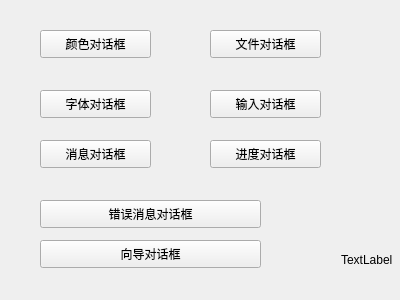
<?xml version="1.0" encoding="UTF-8"?>
<ui version="4.0">
 <class>MyWidget</class>
 <widget class="QWidget" name="MyWidget">
  <property name="geometry">
   <rect>
    <x>0</x>
    <y>0</y>
    <width>400</width>
    <height>300</height>
   </rect>
  </property>
  <property name="windowTitle">
   <string>MyWidget</string>
  </property>
  <widget class="QPushButton" name="pushButton">
   <property name="geometry">
    <rect>
     <x>40</x>
     <y>30</y>
     <width>111</width>
     <height>28</height>
    </rect>
   </property>
   <property name="text">
    <string>颜色对话框</string>
   </property>
  </widget>
  <widget class="QPushButton" name="pushButton_2">
   <property name="geometry">
    <rect>
     <x>210</x>
     <y>140</y>
     <width>111</width>
     <height>28</height>
    </rect>
   </property>
   <property name="text">
    <string>进度对话框</string>
   </property>
  </widget>
  <widget class="QPushButton" name="pushButton_3">
   <property name="geometry">
    <rect>
     <x>40</x>
     <y>240</y>
     <width>221</width>
     <height>28</height>
    </rect>
   </property>
   <property name="text">
    <string>向导对话框</string>
   </property>
  </widget>
  <widget class="QPushButton" name="pushButton_4">
   <property name="geometry">
    <rect>
     <x>40</x>
     <y>200</y>
     <width>221</width>
     <height>28</height>
    </rect>
   </property>
   <property name="text">
    <string>错误消息对话框</string>
   </property>
  </widget>
  <widget class="QPushButton" name="pushButton_5">
   <property name="geometry">
    <rect>
     <x>40</x>
     <y>140</y>
     <width>111</width>
     <height>28</height>
    </rect>
   </property>
   <property name="text">
    <string>消息对话框</string>
   </property>
  </widget>
  <widget class="QPushButton" name="pushButton_6">
   <property name="geometry">
    <rect>
     <x>210</x>
     <y>90</y>
     <width>111</width>
     <height>28</height>
    </rect>
   </property>
   <property name="text">
    <string>输入对话框</string>
   </property>
  </widget>
  <widget class="QPushButton" name="pushButton_7">
   <property name="geometry">
    <rect>
     <x>40</x>
     <y>90</y>
     <width>111</width>
     <height>28</height>
    </rect>
   </property>
   <property name="text">
    <string>字体对话框</string>
   </property>
  </widget>
  <widget class="QPushButton" name="pushButton_8">
   <property name="geometry">
    <rect>
     <x>210</x>
     <y>30</y>
     <width>111</width>
     <height>28</height>
    </rect>
   </property>
   <property name="text">
    <string>文件对话框</string>
   </property>
  </widget>
  <widget class="QLabel" name="label">
   <property name="geometry">
    <rect>
     <x>341</x>
     <y>214</y>
     <width>61</width>
     <height>91</height>
    </rect>
   </property>
   <property name="text">
    <string>TextLabel</string>
   </property>
  </widget>
 </widget>
 <layoutdefault spacing="6" margin="11"/>
 <resources/>
 <connections/>
</ui>
